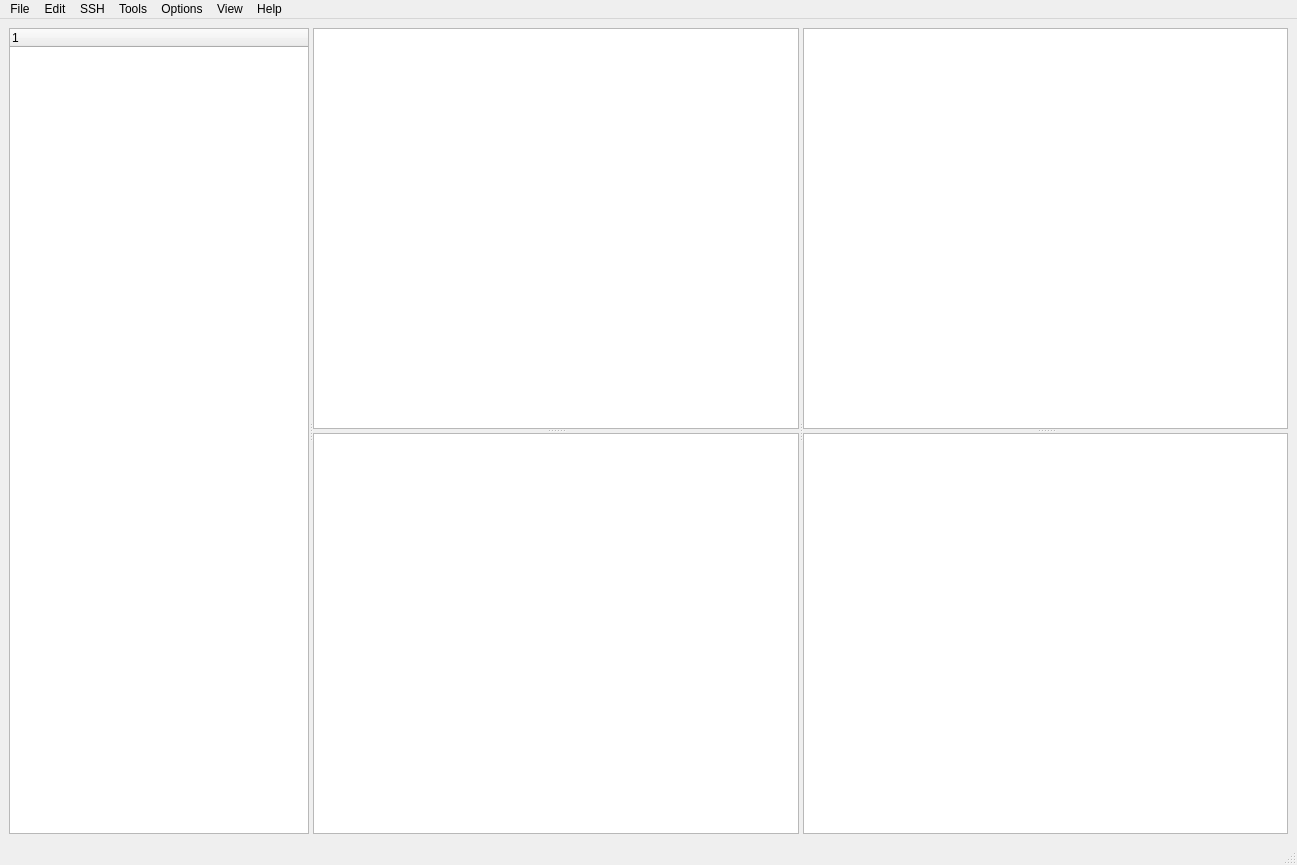
<?xml version="1.0" encoding="UTF-8"?>
<ui version="4.0">
 <class>NESTMainWindow</class>
 <widget class="QMainWindow" name="NESTMainWindow">
  <property name="geometry">
   <rect>
    <x>0</x>
    <y>0</y>
    <width>1297</width>
    <height>865</height>
   </rect>
  </property>
  <property name="windowTitle">
   <string>NEST - Its All Ugly</string>
  </property>
  <widget class="QWidget" name="centralwidget">
   <layout class="QVBoxLayout" name="verticalLayout">
    <item>
     <widget class="QSplitter" name="splitter">
      <property name="orientation">
       <enum>Qt::Horizontal</enum>
      </property>
      <widget class="QWidget" name="widget" native="true">
       <property name="maximumSize">
        <size>
         <width>300</width>
         <height>16777215</height>
        </size>
       </property>
       <layout class="QVBoxLayout" name="verticalLayout_2">
        <property name="spacing">
         <number>0</number>
        </property>
        <property name="leftMargin">
         <number>0</number>
        </property>
        <property name="topMargin">
         <number>0</number>
        </property>
        <property name="rightMargin">
         <number>0</number>
        </property>
        <property name="bottomMargin">
         <number>0</number>
        </property>
        <item>
         <widget class="QTreeWidget" name="FileExplorer">
          <column>
           <property name="text">
            <string notr="true">1</string>
           </property>
          </column>
         </widget>
        </item>
       </layout>
      </widget>
      <widget class="QWidget" name="widget_2" native="true">
       <layout class="QVBoxLayout" name="verticalLayout_3">
        <property name="spacing">
         <number>0</number>
        </property>
        <property name="leftMargin">
         <number>0</number>
        </property>
        <property name="topMargin">
         <number>0</number>
        </property>
        <property name="rightMargin">
         <number>0</number>
        </property>
        <property name="bottomMargin">
         <number>0</number>
        </property>
        <item>
         <widget class="QSplitter" name="splitter_2">
          <property name="orientation">
           <enum>Qt::Horizontal</enum>
          </property>
          <widget class="QWidget" name="widget_3" native="true">
           <layout class="QVBoxLayout" name="verticalLayout_4">
            <property name="spacing">
             <number>0</number>
            </property>
            <property name="leftMargin">
             <number>0</number>
            </property>
            <property name="topMargin">
             <number>0</number>
            </property>
            <property name="rightMargin">
             <number>0</number>
            </property>
            <property name="bottomMargin">
             <number>0</number>
            </property>
            <item>
             <widget class="QSplitter" name="splitter_3">
              <property name="orientation">
               <enum>Qt::Vertical</enum>
              </property>
              <widget class="QWidget" name="widget_5" native="true">
               <layout class="QVBoxLayout" name="verticalLayout_6">
                <property name="spacing">
                 <number>0</number>
                </property>
                <property name="leftMargin">
                 <number>0</number>
                </property>
                <property name="topMargin">
                 <number>0</number>
                </property>
                <property name="rightMargin">
                 <number>0</number>
                </property>
                <property name="bottomMargin">
                 <number>0</number>
                </property>
                <item>
                 <widget class="QTextEdit" name="SSH"/>
                </item>
               </layout>
              </widget>
              <widget class="QWidget" name="widget_6" native="true">
               <layout class="QVBoxLayout" name="verticalLayout_7">
                <property name="spacing">
                 <number>0</number>
                </property>
                <property name="leftMargin">
                 <number>0</number>
                </property>
                <property name="topMargin">
                 <number>0</number>
                </property>
                <property name="rightMargin">
                 <number>0</number>
                </property>
                <property name="bottomMargin">
                 <number>0</number>
                </property>
                <item>
                 <widget class="QTextEdit" name="Terminal"/>
                </item>
               </layout>
              </widget>
             </widget>
            </item>
           </layout>
          </widget>
          <widget class="QWidget" name="widget_4" native="true">
           <layout class="QVBoxLayout" name="verticalLayout_5">
            <property name="spacing">
             <number>0</number>
            </property>
            <property name="leftMargin">
             <number>0</number>
            </property>
            <property name="topMargin">
             <number>0</number>
            </property>
            <property name="rightMargin">
             <number>0</number>
            </property>
            <property name="bottomMargin">
             <number>0</number>
            </property>
            <item>
             <widget class="QSplitter" name="splitter_4">
              <property name="orientation">
               <enum>Qt::Vertical</enum>
              </property>
              <widget class="QWidget" name="widget_7" native="true">
               <layout class="QVBoxLayout" name="verticalLayout_9">
                <property name="spacing">
                 <number>0</number>
                </property>
                <property name="leftMargin">
                 <number>0</number>
                </property>
                <property name="topMargin">
                 <number>0</number>
                </property>
                <property name="rightMargin">
                 <number>0</number>
                </property>
                <property name="bottomMargin">
                 <number>0</number>
                </property>
                <item>
                 <widget class="QTextEdit" name="Ace"/>
                </item>
               </layout>
              </widget>
              <widget class="QWidget" name="widget_8" native="true">
               <layout class="QVBoxLayout" name="verticalLayout_8">
                <property name="spacing">
                 <number>0</number>
                </property>
                <property name="leftMargin">
                 <number>0</number>
                </property>
                <property name="topMargin">
                 <number>0</number>
                </property>
                <property name="rightMargin">
                 <number>0</number>
                </property>
                <property name="bottomMargin">
                 <number>0</number>
                </property>
                <item>
                 <widget class="QTextEdit" name="Browser"/>
                </item>
               </layout>
              </widget>
             </widget>
            </item>
           </layout>
          </widget>
         </widget>
        </item>
       </layout>
      </widget>
     </widget>
    </item>
   </layout>
  </widget>
  <widget class="QMenuBar" name="menubar">
   <property name="geometry">
    <rect>
     <x>0</x>
     <y>0</y>
     <width>1297</width>
     <height>21</height>
    </rect>
   </property>
   <widget class="QMenu" name="menuFile">
    <property name="title">
     <string>File</string>
    </property>
    <addaction name="actionOpen"/>
   </widget>
   <widget class="QMenu" name="menuEdit">
    <property name="title">
     <string>Edit</string>
    </property>
    <addaction name="actionPaste"/>
   </widget>
   <widget class="QMenu" name="menuSSH">
    <property name="title">
     <string>SSH</string>
    </property>
    <addaction name="actionNew_Connection"/>
   </widget>
   <widget class="QMenu" name="menuTools">
    <property name="title">
     <string>Tools</string>
    </property>
    <addaction name="actionParsers"/>
   </widget>
   <widget class="QMenu" name="menuOptions">
    <property name="title">
     <string>Options</string>
    </property>
    <addaction name="actionSettings"/>
   </widget>
   <widget class="QMenu" name="menuView">
    <property name="title">
     <string>View</string>
    </property>
    <addaction name="actionSSH"/>
    <addaction name="actionEditor"/>
    <addaction name="actionTerminal"/>
   </widget>
   <widget class="QMenu" name="menuHelp">
    <property name="title">
     <string>Help</string>
    </property>
    <addaction name="actionAbout"/>
   </widget>
   <addaction name="menuFile"/>
   <addaction name="menuEdit"/>
   <addaction name="menuSSH"/>
   <addaction name="menuTools"/>
   <addaction name="menuOptions"/>
   <addaction name="menuView"/>
   <addaction name="menuHelp"/>
  </widget>
  <widget class="QStatusBar" name="statusbar"/>
  <action name="actionOpen">
   <property name="text">
    <string>Open</string>
   </property>
  </action>
  <action name="actionPaste">
   <property name="text">
    <string>Paste</string>
   </property>
  </action>
  <action name="actionNew_Connection">
   <property name="text">
    <string>New Connection</string>
   </property>
  </action>
  <action name="actionParsers">
   <property name="text">
    <string>Parsers</string>
   </property>
  </action>
  <action name="actionSettings">
   <property name="text">
    <string>Settings</string>
   </property>
  </action>
  <action name="actionSSH">
   <property name="text">
    <string>SSH</string>
   </property>
  </action>
  <action name="actionEditor">
   <property name="text">
    <string>Editor</string>
   </property>
  </action>
  <action name="actionTerminal">
   <property name="text">
    <string>Terminal</string>
   </property>
  </action>
  <action name="actionAbout">
   <property name="text">
    <string>About</string>
   </property>
  </action>
 </widget>
 <resources/>
 <connections/>
</ui>
